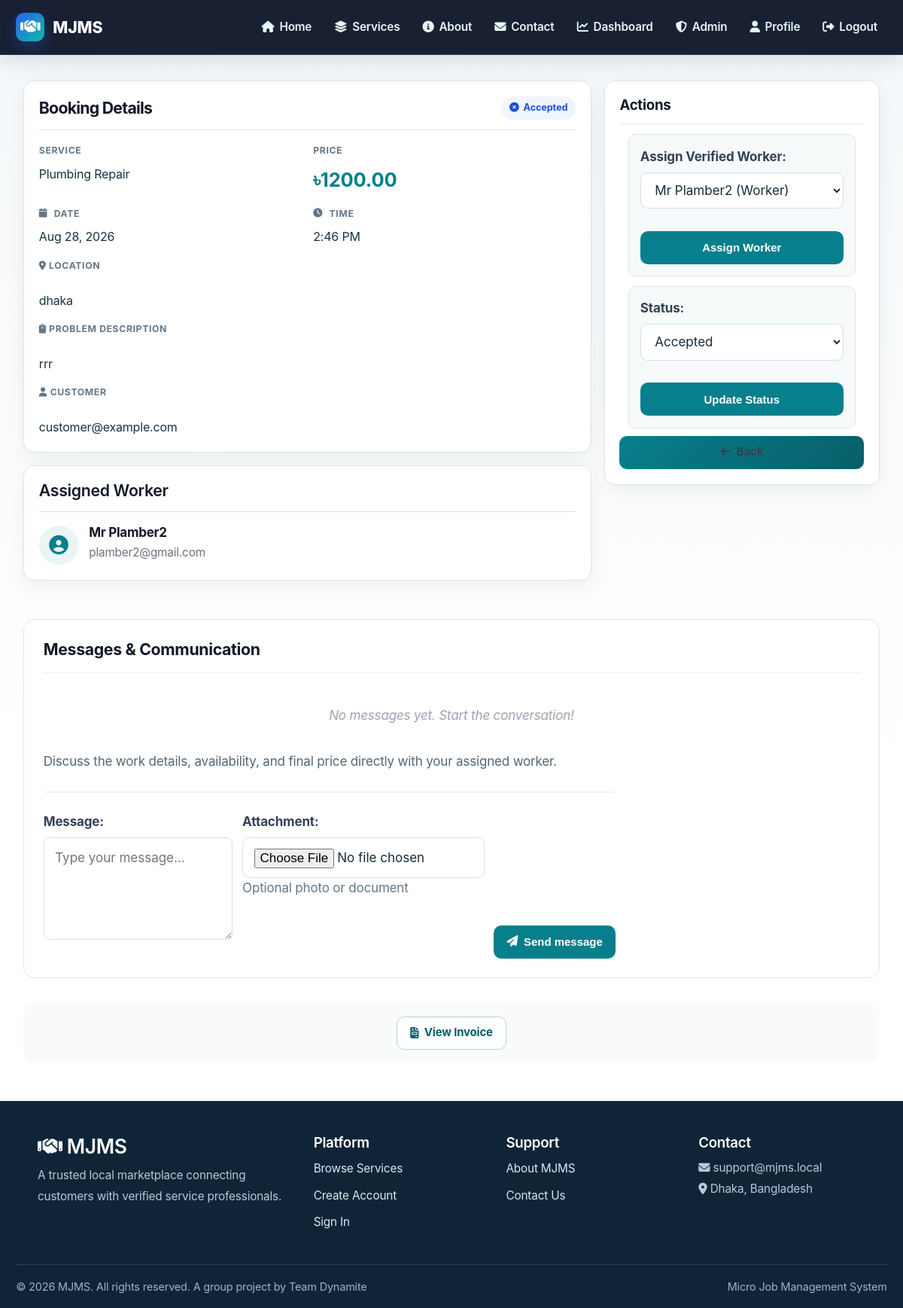
Page /bookings/4/ (signed in) on the committed database.
### bookings/models.py (models this page shows, shortened)
class Booking(models.Model):
    STATUS_CHOICES = [
        ('Pending', 'Pending'),
        ('Confirmed', 'Confirmed'),
        ('Accepted', 'Accepted'),
        ('Open', 'Open'),
        ('Assigned', 'Assigned'),
        ('In Progress', 'In Progress'),
        ('Completed', 'Completed'),
        ('Cancelled', 'Cancelled'),
    ]
    customer = models.ForeignKey(
        settings.AUTH_USER_MODEL,
        on_delete=models.CASCADE,
        related_name='customer_bookings'
    )
    service = models.ForeignKey(
        Service,
        on_delete=models.CASCADE,
        related_name='bookings'
    )
    worker = models.ForeignKey(
        settings.AUTH_USER_MODEL,
        on_delete=models.SET_NULL,
        null=True,
        blank=True,
        related_name='worker_bookings'
    )
    booking_date = models.DateField()
    booking_time = models.TimeField()
    address = models.TextField()
    problem_description = models.TextField()
    problem_photo = models.ImageField(
        upload_to='booking_problem_photos/',
        blank=True,
        null=True,
    )
    status = models.CharField(
        max_length=20,
        choices=STATUS_CHOICES,
        default='Pending'
    )
    created_at = models.DateTimeField(auto_now_add=True)
    updated_at = models.DateTimeField(auto_now=True)
    class Meta:
        ordering = ['-created_at']

### services/models.py (models this page shows, shortened)
class Service(models.Model):
    name = models.CharField(max_length=100)
    category = models.ForeignKey(
        Category,
        on_delete=models.CASCADE,
        related_name='services',
        help_text='The category this service belongs to'
    )
    description = models.TextField()
    price = models.DecimalField(max_digits=10, decimal_places=2)
    image = models.ImageField(upload_to='service_images/')
    duration = models.CharField(max_length=50, help_text='Estimated duration (e.g., "2 hours")')
    location = models.CharField(max_length=100, blank=True, null=True)
    featured = models.BooleanField(default=False)
    is_available = models.BooleanField(default=True)
    created_at = models.DateTimeField(auto_now_add=True)
    updated_at = models.DateTimeField(auto_now=True)
    class Meta:
        ordering = ['category__name', 'name']
        indexes = [
            models.Index(fields=['category', 'is_available']),
        ]

### accounts/models.py (models this page shows, shortened)
class CustomUser(AbstractBaseUser, PermissionsMixin):
    ROLE_CHOICES = (
        ('customer', 'Customer'),
        ('worker', 'Worker'),
        ('admin', 'Admin'),
    )
    first_name = models.CharField(max_length=150, blank=True)
    last_name = models.CharField(max_length=150, blank=True)
    email = models.EmailField(unique=True)
    is_staff = models.BooleanField(default=False)
    is_active = models.BooleanField(default=True)
    date_joined = models.DateTimeField(auto_now_add=False, null=True)
    objects = CustomUserManager()
    USERNAME_FIELD = 'email'
    REQUIRED_FIELDS = []
    def __init__(self, *args, **kwargs):
        legacy_verified = kwargs.pop('is_verified_worker', None)
        if legacy_verified is not None:
            kwargs['worker_status'] = 'APPROVED' if legacy_verified else 'PENDING'
        super().__init__(*args, **kwargs)
    WORKER_STATUS_CHOICES = [
        ('PENDING', 'Pending Approval'),
        ('APPROVED', 'Approved'),
        ('REJECTED', 'Rejected'),
        ('BLOCKED', 'Blocked'),
    ]
    CUSTOMER_STATUS_CHOICES = [
        ('ACTIVE', 'Active'),
        ('BLOCKED', 'Blocked'),
    ]
    role = models.CharField(max_length=20, choices=ROLE_CHOICES, default='customer')
    phone = models.CharField(max_length=15, blank=True, null=True)
    address = models.TextField(blank=True, null=True)
    city = models.CharField(max_length=100, blank=True, null=True)
    profile_picture = models.ImageField(
        upload_to='profile_pictures/',
        blank=True,
        null=True
    )
    preferred_contact_method = models.CharField(
        max_length=20,
        choices=(
            ('Email', 'Email'),
            ('SMS', 'SMS'),
        ),
        default='Email'
    )
    receive_notifications = models.BooleanField(default=True)
    is_blocked = models.BooleanField(default=False)
    worker_status = models.CharField(
        max_length=20,
        choices=WORKER_STATUS_CHOICES,
        default='PENDING',
        null=True,
        blank=True,
        help_text="Status for worker accounts only"
    )
    customer_status = models.CharField(
        max_length=20,
        choices=CUSTOMER_STATUS_CHOICES,
        default='ACTIVE',
        null=True,
        blank=True,
        help_text="Status for customer accounts only"
    )
    created_at = models.DateTimeField(auto_now_add=True, null=True)
    updated_at = models.DateTimeField(auto_now=True)
    def __str__(self):
        return f"{self.get_full_name() or self.email} ({dict(self.ROLE_CHOICES).get(self.role, self.role)})"
    def get_full_name(self):
        return f'{self.first_name} {self.last_name}'.strip()
    @property
    def is_verified_worker(self):
        """Backward-compatible alias for the worker approval status."""
        return self.role == 'worker' and self.worker_status == 'APPROVED'
    class Meta:
        indexes = [
            models.Index(fields=['role', 'created_at']),
            models.Index(fields=['is_blocked']),
        ]

### bookings/views.py (the view, shortened to what this page needs)
# urls.py: path('<int:pk>/', views.booking_detail, name='booking_detail'),
@login_required
def booking_detail(request, pk):
    booking = get_object_or_404(Booking, pk=pk)
    if request.user.role == 'admin':
        pass
    elif request.user.role == 'worker' and booking.worker != request.user:
        messages.error(request, 'You can only view bookings assigned to you.')
        return redirect('booking_list')
    elif request.user.role == 'customer' and booking.customer != request.user:
        messages.error(request, 'You can only view your own bookings.')
        return redirect('booking_list')
    assign_form = BookingAssignForm(instance=booking)
    status_form = BookingStatusUpdateForm(instance=booking)
    message_form = BookingMessageForm()
    response_form = WorkerResponseForm()
    booking_payment = getattr(booking, 'payment', None)
    booking_messages = booking.messages.all()
    worker_responses = booking.worker_responses.all().order_by('-created_at')
    latest_response = worker_responses.first() if worker_responses.exists() else None
    return render(
        request,
        'bookings/booking_detail.html',
        {
            'booking': booking,
            'booking_payment': booking_payment,
            'assign_form': assign_form,
            'status_form': status_form,
            'message_form': message_form,
            'response_form': response_form,
            'booking_messages': booking_messages,
            'worker_responses': worker_responses,
            'latest_response': latest_response,
        }
    )

### templates/bookings/booking_detail.html (shortened to what this page needs)
{% extends 'base.html' %}
{% load static %}
{% block extra_css %}
<link rel="stylesheet" href="{% static 'css/booking-detail.css' %}">
{% endblock %}
{% block content %}
<div class="booking-detail-container">
    <div class="booking-detail-grid">
        <div class="booking-detail-left">
            <div class="info-card">
                <div class="info-card__header">
                    <h2>Booking Details</h2>
                    <span class="status-badge status-badge--{{ booking.status|slugify }}">
                        <i class="fas fa-{% if booking.status == 'Pending' %}clock{% elif booking.status == 'Confirmed' %}check{% elif booking.status == 'In Progress' %}hourglass-half{% elif booking.status == 'Completed' %}check-circle{% else %}times-circle{% endif %}"></i>
                        {{ booking.status }}
                    </span>
                </div>
                <div class="info-grid">
                    <div class="info-row">
                        <div class="info-col">
                            <label>Service</label>
                            <p class="info-value">{{ booking.service.name }}</p>
                        </div>
                        <div class="info-col">
                            <label>Price</label>
                            <p class="info-value price">৳{{ booking.service.price }}</p>
                        </div>
                    </div>
                    <div class="info-row">
                        <div class="info-col">
                            <label><i class="fas fa-calendar"></i> Date</label>
                            <p class="info-value">{{ booking.booking_date|date:"M d, Y" }}</p>
                        </div>
                        <div class="info-col">
                            <label><i class="fas fa-clock"></i> Time</label>
                            <p class="info-value">{{ booking.booking_time|time:"g:i A" }}</p>
                        </div>
                    </div>
                    <div class="info-row full-width">
                        <label><i class="fas fa-map-marker-alt"></i> Location</label>
                        <p class="info-value">{{ booking.address }}</p>
                    </div>
                    <div class="info-row full-width">
                        <label><i class="fas fa-clipboard"></i> Problem Description</label>
                        <p class="info-value">{{ booking.problem_description }}</p>
                    </div>
                    <div class="info-row full-width">
                        <label><i class="fas fa-user"></i> Customer</label>
                        <p class="info-value">{{ booking.customer.get_full_name|default:booking.customer.email }}</p>
                    </div>
                </div>
            </div>
            {% if booking.worker %}
            <div class="info-card">
                <div class="info-card__header">
                    <h3>Assigned Worker</h3>
                </div>
                <div class="worker-info-section">
                    <div class="worker-profile">
                        <div class="worker-avatar">
                            <i class="fas fa-user-circle"></i>
                        </div>
                        <div class="worker-details">
                            <h4>{{ booking.worker.get_full_name|default:booking.worker.email }}</h4>
                            <p class="worker-email">{{ booking.worker.email }}</p>
                        </div>
                    </div>
                </div>
            </div>
            {% endif %}
        </div>
        <div class="booking-detail-right">
            <div class="action-section">
                <h3>Actions</h3>
                <div class="action-buttons">
                    {% if user.role == 'admin' %}
                        <div class="admin-section">
                            <form method="post" action="{% url 'assign_worker' booking.pk %}" class="admin-form">
                                {{ assign_form.as_p }}
                                <button type="submit" class="btn btn-primary">Assign Worker</button>
                            </form>
                            <form method="post" action="{% url 'update_status' booking.pk %}" class="admin-form">
                                {{ status_form.as_p }}
                                <button type="submit" class="btn btn-primary">Update Status</button>
                            </form>
                        </div>
                    {% endif %}
                    <a href="{% url 'booking_list' %}" class="btn btn-secondary">
                        <i class="fas fa-arrow-left"></i> Back
                    </a>
                </div>
            </div>
        </div>
    </div>
    <div class="messages-section">
        <h3>Messages & Communication</h3>
        {% if booking_messages %}
        <div class="messages-list">
            {% for message in booking_messages %}
            <div class="message-item message-item--{{ message.sender.role }}">
                <div class="message-avatar">
                    {{ message.sender.get_full_name|first|upper }}
                </div>
                <div class="message-content">
                    <div class="message-header">
                        <strong>{{ message.sender.get_full_name|default:message.sender.email }}</strong>
                        <span class="message-time">{{ message.created_at|date:"M d, Y g:i A" }}</span>
                    </div>
                    <p class="message-text">{{ message.message }}</p>
                </div>
            </div>
            {% endfor %}
        </div>
        {% else %}
        <p class="no-messages">No messages yet. Start the conversation!</p>
        {% endif %}
        {% if booking.worker %}
            <p class="message-helper">Discuss the work details, availability, and final price directly with your assigned worker.</p>
            <form method="post" class="send-message-form">
                <div class="message-input-group">
                    {{ message_form.as_p }}
                    <button type="submit" class="btn btn-primary">
                        <i class="fas fa-paper-plane"></i> Send message
                    </button>
                </div>
            </form>
        {% else %}
            <p class="message-helper message-helper--pending"><i class="fas fa-hourglass-half"></i> Messaging will be available after a worker is assigned to this booking.</p>
        {% endif %}
    </div>
    <div class="invoice-section">
        <a href="{% url 'invoice' booking.pk %}" class="btn btn-outline-primary">
            <i class="fas fa-file-invoice"></i> View Invoice
        </a>
    </div>
</div>
{% endblock %}

### rows in the picture
Booking: status "Accepted", service.name "Plumbing Repair", service.price "1200.00", booking_date "Aug 28, 2026", booking_time "2:46 PM", address "dhaka", problem_description "rrr", customer.get_full_name "customer@example.com", worker.get_full_name "Mr Plamber2", worker.email "plamber2@gmail.com", worker "Mr Plamber2 (Worker)"
